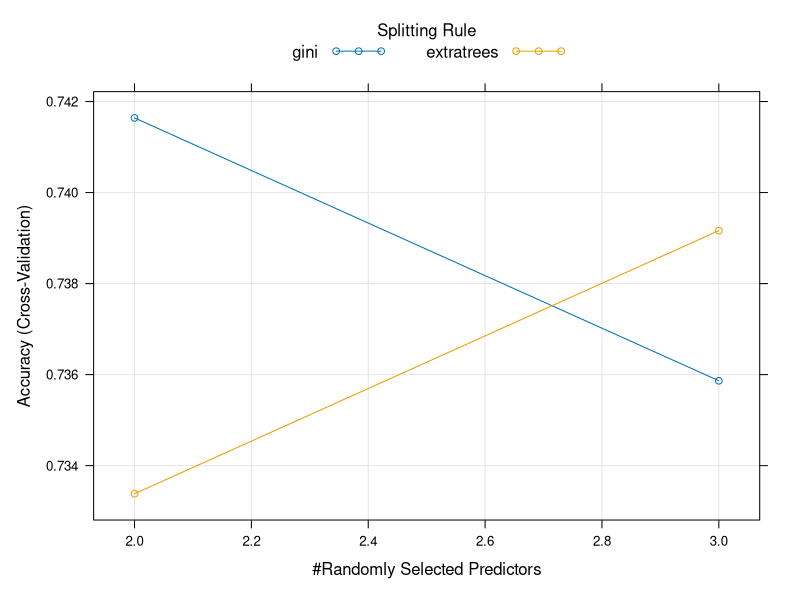
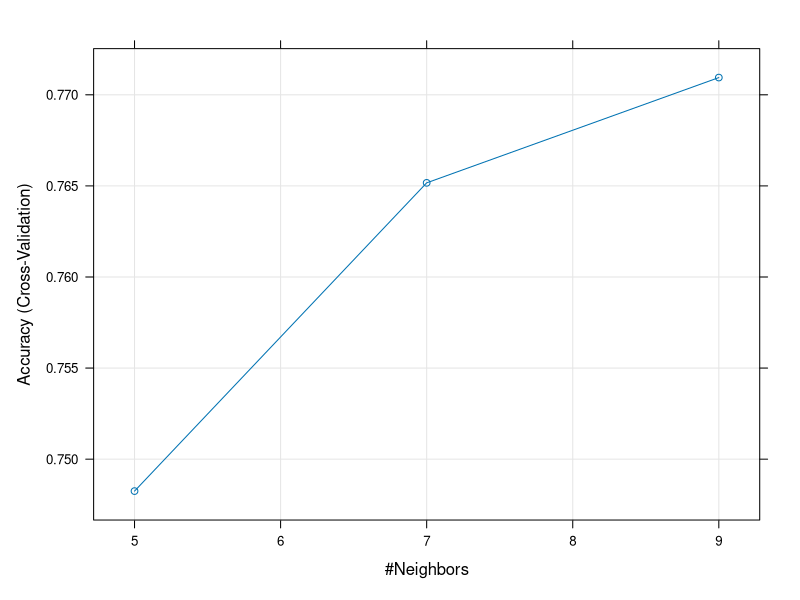

Source code (R) for these figures, in order:
#set up library
library(plyr)
library(ggplot2)
library(ROCR)
library(caret)

#import data 
vote_data <- read.csv("vote_drough.csv",header=T)

###############################
##### Data Pre processing #####
###############################

#Data structure check (vote_data year 2012)
names(vote_data)
str(vote_data)
# 0 is blue , 1 is red
table(vote_data$target)
#baseline when the model predict all RED = 0.79 
2384 / (643+2384)

#create data frame choose only necessary variables 
working_data <- data.frame(county = vote_data$county , state = vote_data$state , None = vote_data$None , D0 = vote_data$D0 , D1 = vote_data$D1, D2 = vote_data$D2 , D3 = vote_data$D3 , D4 = vote_data$D4 , target = as.factor(vote_data$target))
#splitting the data 
#create(split) INDEX for training data set only. [It's not split the data]
set.seed(12)

split_index <- createDataPartition(working_data$target,p=0.8,list=F)
train_data <- working_data[split_index,] 
test_data <- working_data[-split_index,]
nrow(working_data)
nrow(train_data)
nrow(test_data)

#create model

#create trainControl for reuse 
trainControl <- trainControl(method = "cv", number = 5) 

###################################
####### Logistic Regression #######
###################################

logistic_model <- train(target ~ D0 + D1 + D2 + D3 + D4 + None , train_data , 
                        trControl = trainControl , 
                        method = "glm", 
                        preProcess = c("zv","center","scale","pca"))
#predict 
#train data set 
logistic_pred_train <- predict(logistic_model,type="raw")
summary(logistic_pred_train)
#test data set 
logistic_pred_test <- predict(logistic_model,newdata=test_data,type="raw")
summary(logistic_pred_test)

#Confusion Matrix with train data
confusionMatrix(as.factor(logistic_pred_train),train_data$target,mode='everything')

#Confusion Matrix with test data
confusionMatrix(as.factor(logistic_pred_test),test_data$target,mode='everything')

###################################
######### Random Forrest ##########
###################################
randomF_model <- train(target ~ D0 + D1 + D2 + D3 + D4 + None , train_data , 
                       trControl = trainControl , 
                       method = "ranger", 
                       tuneLength = 4,
                       preProcess = c("zv","center","scale","pca"))
plot(randomF_model)

#predict model with data
#train data set 
randomF_pred_train <- predict(randomF_model,type="raw")
summary(randomF_pred_train)
#test data set 
randomF_pred_test <- predict(randomF_model,newdata=test_data,type="raw")
summary(randomF_pred_test)

#Confusion Matrix with train data
confusionMatrix(as.factor(randomF_pred_train),train_data$target,mode='everything')

#Confusion Matrix with test data
confusionMatrix(as.factor(randomF_pred_test),test_data$target,mode='everything')

###################################
############## KNN ################
###################################
knn_model <- train(target ~ D0 + D1 + D2 + D3 + D4 + None , train_data , 
                       trControl = trainControl , 
                       method = "knn", 
                       preProcess = c("zv","center","scale","pca"))
plot(knn_model)
print(knn_model)

#prediction
#train data set 
knn_pred_train <- predict(knn_model,type="raw")
summary(knn_pred_train)
#test data set 
knn_pred_test <- predict(knn_model,newdata=test_data,type="raw")

#Confusion Matrix with train data 
confusionMatrix(as.factor(knn_pred_train),train_data$target,mode='everything')

#Confusion Matrix with test data
confusionMatrix(as.factor(knn_pred_test),test_data$target,mode='everything')

############################################################

#Plot ROC and AUC 
